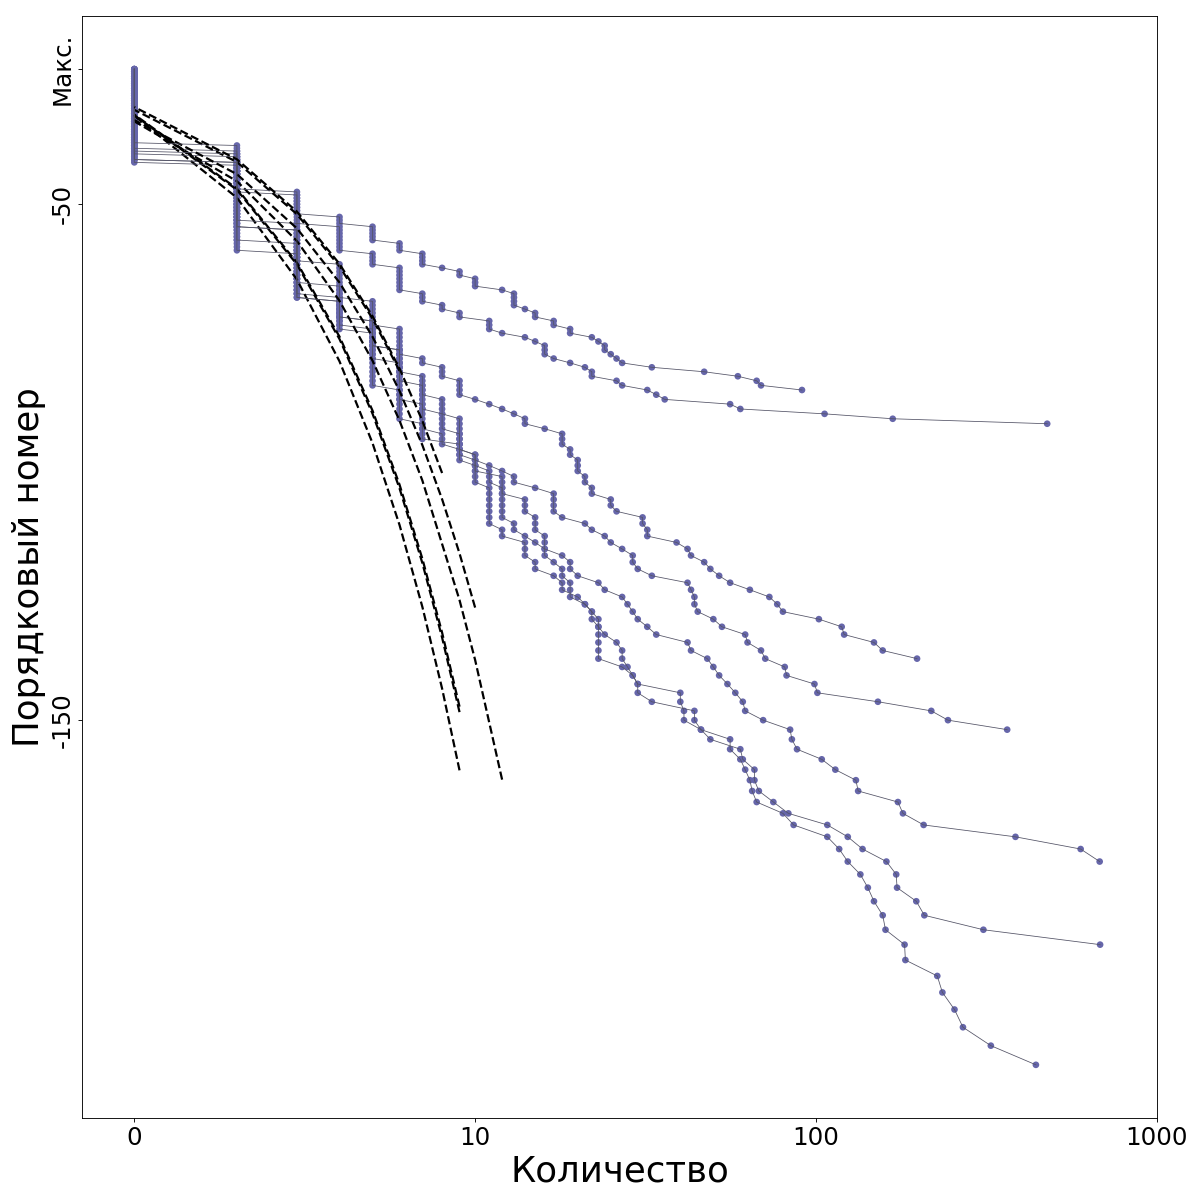

Recreate this plot in Python.
#!/usr/bin/python
# -*- coding: utf-8 -*-

import csv
import numpy as np
#from sklearn import linear_model
import scipy.stats as stats
#import json
import os.path
import collections
import operator
import math
import matplotlib
matplotlib.use('Agg')
import matplotlib.pyplot as plt
#import skbio.diversity as skdiv


reader = csv.reader(open( "ginipaper_sedata.txt" ), delimiter='\t')
data = list(reader)
edata = []

for sd in data:
	if ( sd[0] == "mqw" and sd[2] == "6" and sd[3] == "sd" ):
		sd5 = sd[5].split( " " )
		sd5.remove( "" )
		si = map( int, sd5 )
		if len( si ) < 100:
			continue
		edata.append( si )

fig, ax = plt.subplots( 1, 1, figsize=(15,15), dpi=80 )	

ymax = 0

for si in edata:
	accsum = 1
	tsum = len( si )
	vsum = sum( si )
	underest = max( 200 - tsum, 0 )
	ymax = max( ymax, tsum + underest )
	y_x = []
	y_y = []
	y_xlin = []
	for k in range( len( si ) ):
		y_y.append( math.log( k + 1 + underest ) )#- math.log( tsum + underest ) )
		y_x.append( math.log( si[k] ) )
		y_xlin.append( si[k] )
		
	npoints = int( tsum * 0.5 )
	nppoints = int( tsum * 0.7 )
	(a_s,b_s,r,tt,stderr) = stats.linregress( y_xlin[-npoints:], y_y[ -npoints:] )
	#print "%g %g" % ( a_s, b_s )

	y_xboltz = y_x[ -nppoints: ] 
	y_yboltz = []
	for x in y_xboltz:
		y_yboltz.append( math.exp( x ) * a_s + b_s )
	ax.scatter( y_x, y_y, c="#6666aa", edgecolors="none" )
	ax.plot( y_x, y_y, c="#535366", lw=.7 )
	ax.plot( y_xboltz, y_yboltz, c ="black", lw = 2, ls = "dashed" )
ax.set_yticks( [ math.log( math.exp( max( y_y ) ) - 150 ), math.log( math.exp( max( y_y ) ) - 50 ) , max( y_y ) ] )
ax.set_yticklabels( [ "-150", "-50", u"Макс." ], size=22, rotation="vertical" , va="center")
ax.set_ylabel( u"Порядковый номер", size=32 ) 
ax.set_xticks( [ 0, math.log( 10 ), math.log( 100 ), math.log( 1000 ) ] )
ax.set_xticklabels( [ "0", "10", "100", "1000" ], size=22 )
ax.set_xlabel( u"Количество", size=32 ) 

plt.tight_layout()
plt.savefig( "fractal_boltzmann_abundances.png" )
	

